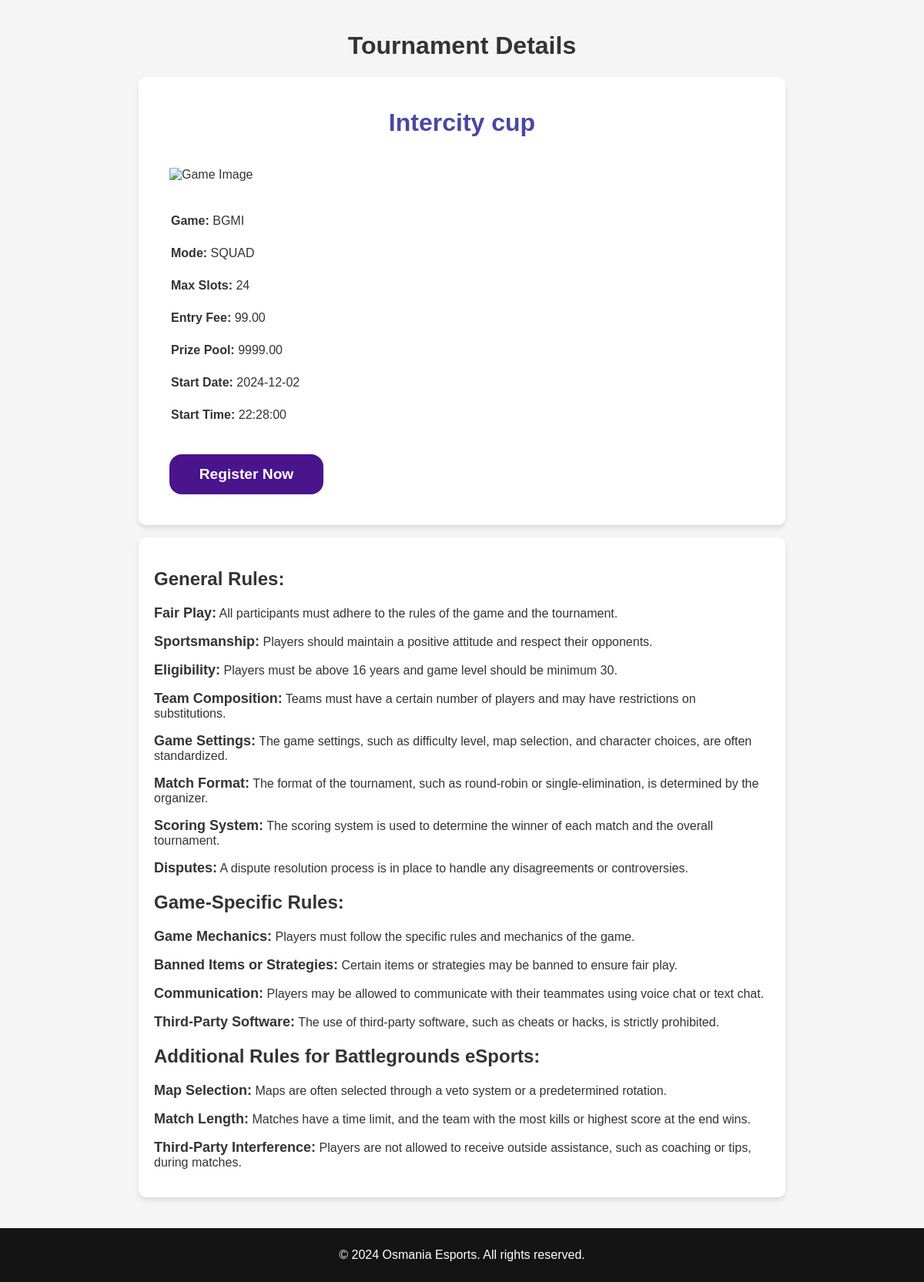
/tournament-details.php?id=8, run on the app's committed database.
### tables this page shows
CREATE TABLE `tournaments` (
  `id` int(11) NOT NULL,
  `organizername` varchar(30) NOT NULL,
  `tournament_name` varchar(255) NOT NULL,
  `game_name` varchar(100) NOT NULL,
  `game_mode` varchar(50) NOT NULL,
  `max_slots` int(11) NOT NULL,
  `entry_fee` decimal(10,2) NOT NULL,
  `prize_pool` decimal(10,2) DEFAULT NULL,
  `start_date` date NOT NULL,
  `start_time` time NOT NULL,
  `status` enum('upcoming','ongoing','completed') NOT NULL DEFAULT 'upcoming',
  `room_id` varchar(30) NOT NULL,
  `room_password` varchar(30) NOT NULL
);

### tournament-details.php (the view, shortened to what this page needs)
<?php
include 'db-connection.php';
$tournament_id = $_GET['id'];
$sql = "SELECT * FROM tournaments WHERE id = ?";
$stmt = $conn->prepare($sql);
$stmt->bind_param("i", $tournament_id);
$stmt->execute();
$result = $stmt->get_result();
$tournament = $result->fetch_assoc();
?>
<!DOCTYPE html>
<html lang="en">
<head>
    <link rel="stylesheet" href="tournament-details.css">
</head>
<body onload="load_image()">
    <main>
        <h1 class="title">Tournament Details</h1>
        <div class='details'>
            <h1><?php echo htmlspecialchars($tournament['tournament_name']); ?></h1>
            <img src="" alt="Game Image" id='game-image'>
            <p><strong>Game:</strong> <?php echo htmlspecialchars($tournament['game_name']); ?></p>
            <p><strong>Mode:</strong> <?php echo htmlspecialchars($tournament['game_mode']); ?></p>
            <p><strong>Max Slots:</strong> <?php echo htmlspecialchars($tournament['max_slots']); ?></p>
            <p><strong>Entry Fee:</strong> <?php echo htmlspecialchars($tournament['entry_fee']); ?></p>
            <p><strong>Prize Pool:</strong> <?php echo htmlspecialchars($tournament['prize_pool']); ?></p>
            <p><strong>Start Date:</strong> <?php echo htmlspecialchars($tournament['start_date']); ?></p>
            <p><strong>Start Time:</strong> <?php echo htmlspecialchars($tournament['start_time']); ?></p>
            <form method="POST" action="tournament-register.html">
                <button class="register-btn" type="submit">Register Now</button>
            </form>
        </div>
        <div class="rules">
                <h2>General Rules:</h2>
                <p><span>Fair Play:</span> All participants must adhere to the rules of the game and the tournament.</p>
                <p><span>Sportsmanship:</span> Players should maintain a positive attitude and respect their opponents.</p>
                <p><span>Eligibility:</span> Players must be above 16 years and game level should be minimum 30.</p>
                <p><span>Team Composition:</span> Teams must have a certain number of players and may have restrictions on substitutions.</p>
                <p><span>Game Settings:</span> The game settings, such as difficulty level, map selection, and character choices, are often standardized.</p>
                <p><span>Match Format:</span> The format of the tournament, such as round-robin or single-elimination, is determined by the organizer.</p>
                <p><span>Scoring System:</span> The scoring system is used to determine the winner of each match and the overall tournament.</p>
                <p><span>Disputes:</span> A dispute resolution process is in place to handle any disagreements or controversies.</p>
                <h2>Game-Specific Rules:</h2>
                <p><span>Game Mechanics:</span> Players must follow the specific rules and mechanics of the game.</p>
                <p><span>Banned Items or Strategies:</span> Certain items or strategies may be banned to ensure fair play.</p>
                <p><span>Communication:</span> Players may be allowed to communicate with their teammates using voice chat or text chat.</p>
                <p><span>Third-Party Software:</span> The use of third-party software, such as cheats or hacks, is strictly prohibited.</p>
                <h2>Additional Rules for Battlegrounds eSports:</h2>
                <p><span>Map Selection:</span> Maps are often selected through a veto system or a predetermined rotation.</p>
                <p><span>Match Length:</span> Matches have a time limit, and the team with the most kills or highest score at the end wins.</p>
                <p><span>Third-Party Interference:</span> Players are not allowed to receive outside assistance, such as coaching or tips, during matches.</p>
        </div>
    </main>
    <footer>
        <p>&copy; 2024 Osmania Esports. All rights reserved.</p>
    </footer>
</body>
</html>

### tournament-details.css (style rules this page uses)
body { font-family: Arial, sans-serif; margin: 0; padding: 0; background-color: #f5f5f5; color: #333; }
main { padding: 20px; }
.title { text-align: center; }
.details { max-width: 800px; margin: auto; background-color: white; border-radius: 10px; box-shadow: 0px 4px 6px rgba(0, 0, 0, 0.1); padding: 20px; }
.details h1 { color: #4a47a3; margin-bottom: 20px; text-align: center; }
.details img { margin:20px; }
.details p { padding: 2px; margin:20px; }
.rules { max-width: 800px; margin: auto; background-color: white; border-radius: 10px; box-shadow: 0px 4px 6px rgba(0, 0, 0, 0.1); padding: 20px; }
.rules h2 { color: #333; }
.rules span { font-size:18px; font-weight:600; }
.register-btn { min-width: 200px; background-color: #4a148c; color: white; padding: 10px; font-size: 1.2rem; font-weight: bold; border: 5px solid #4a148c; border-radius: 1rem; margin:20px; cursor: pointer; }
footer { background-color: #141414; color: white; text-align: center; padding: 10px; margin-top: 20px; }

### data on the page
tournaments: tournament_name "Intercity cup", game_name "BGMI", game_mode "SQUAD", max_slots "24", entry_fee "99.00", prize_pool "9999.00", start_date "2024-12-02", start_time "22:28:00"
